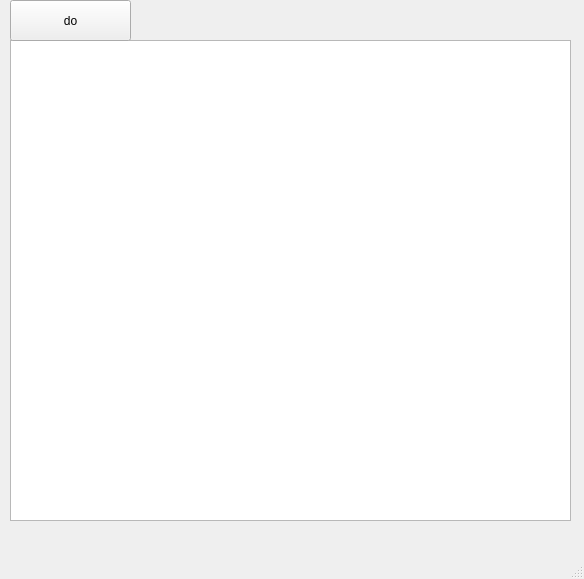
<?xml version="1.0" encoding="UTF-8"?>
<ui version="4.0">
 <class>MainWindow</class>
 <widget class="QMainWindow" name="MainWindow">
  <property name="geometry">
   <rect>
    <x>0</x>
    <y>0</y>
    <width>584</width>
    <height>579</height>
   </rect>
  </property>
  <property name="windowTitle">
   <string>MainWindow</string>
  </property>
  <widget class="QWidget" name="centralwidget">
   <widget class="QTableWidget" name="tableWidget">
    <property name="geometry">
     <rect>
      <x>10</x>
      <y>40</y>
      <width>561</width>
      <height>481</height>
     </rect>
    </property>
   </widget>
   <widget class="QPushButton" name="pushButton">
    <property name="geometry">
     <rect>
      <x>10</x>
      <y>0</y>
      <width>121</width>
      <height>41</height>
     </rect>
    </property>
    <property name="text">
     <string>do</string>
    </property>
   </widget>
  </widget>
  <widget class="QMenuBar" name="menubar">
   <property name="geometry">
    <rect>
     <x>0</x>
     <y>0</y>
     <width>584</width>
     <height>24</height>
    </rect>
   </property>
  </widget>
  <widget class="QStatusBar" name="statusbar"/>
 </widget>
 <resources/>
 <connections/>
</ui>
